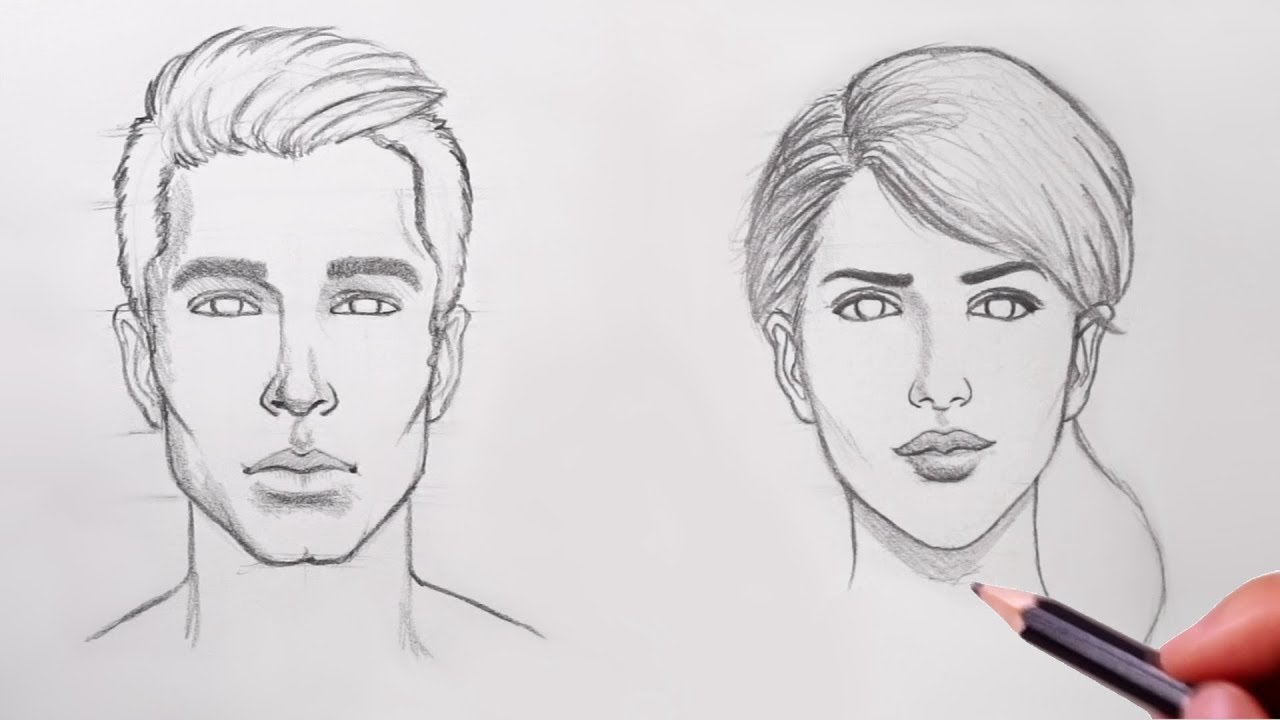
#> input picture Drawung.jpg, 1280 x 720 px
$ python FaceTry1.py
#> lines starting #> are read from the running program, lines starting #| are printed output that depends on the picture

import cv2
import numpy as np

face_classifier = cv2.CascadeClassifier('Haarcascades/haarcascade_frontalface_default.xml')

image = cv2.imread ('Drawung.jpg')
#> image is the input picture: shape (720, 1280, 3); mean B, G, R 213.5, 211.9, 216
gray = cv2.cvtColor(image, cv2.COLOR_BGR2GRAY)

faces = face_classifier.detectMultiScale ( gray, 1.05, 5)
#> faces = [[114, 153, 369, 369], [745, 153, 394, 394]]
print ( faces)
#| [[114 153 369 369]
#|  [745 153 394 394]]
print (  faces[0][0] )
#| 114

if faces is ():
    print( "No faces" )

for ( x, y, w, h ) in faces:

    cv2.rectangle( image, (x, y), (x + w, y + h), ( 0, 255, 0), 2 )
    cv2.imshow( 'Face', image)
    cv2.waitKey(0)
#> this loop made 2 passes
#> pass 1, `cv2.imshow( 'Face', image)`:
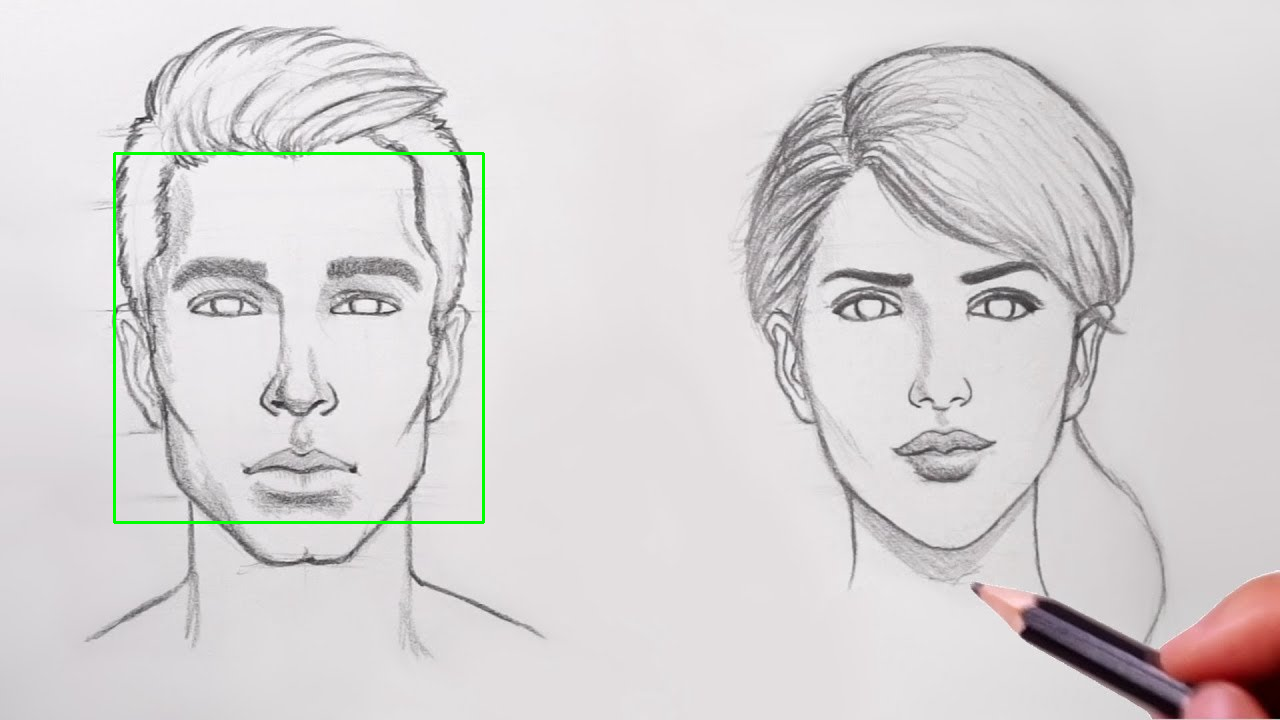
#> window 'Face': shape (720, 1280, 3); mean B, G, R 212.5, 212.1, 215
#> pass 2, `cv2.imshow( 'Face', image)`:
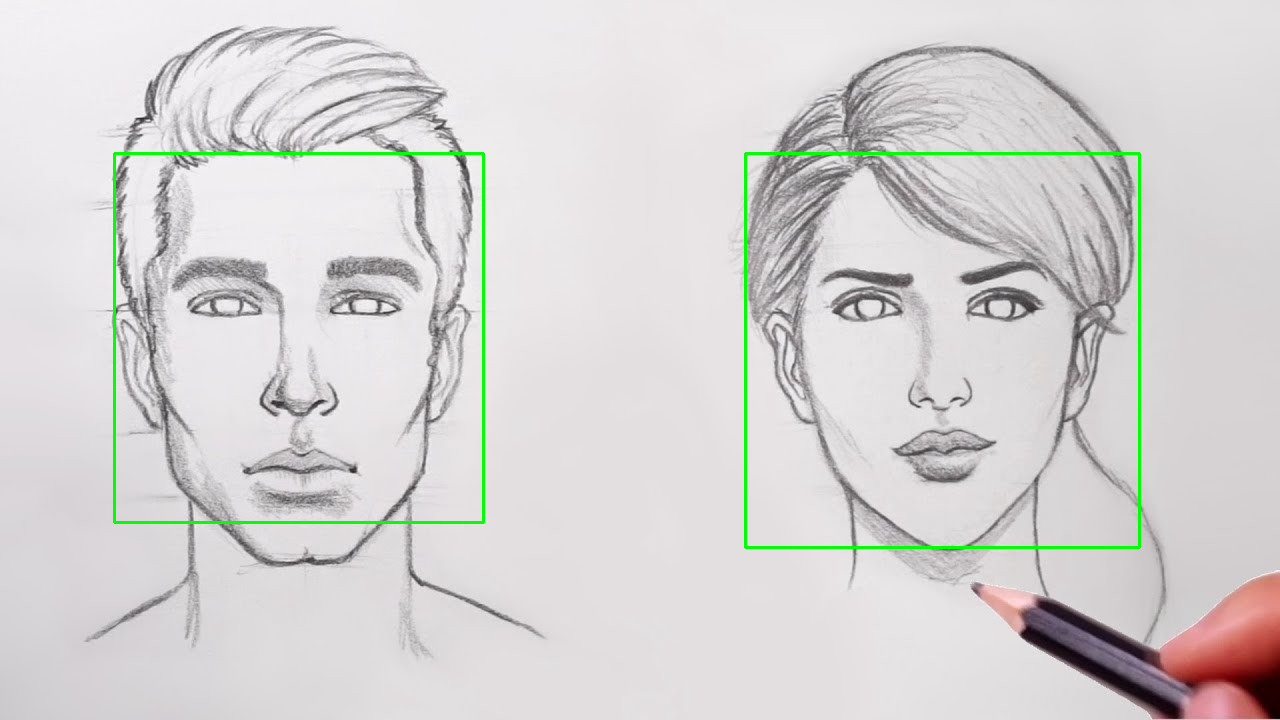
#> window 'Face': shape (720, 1280, 3); mean B, G, R 211.4, 212.3, 213.9

cv2.destroyAllWindows()
